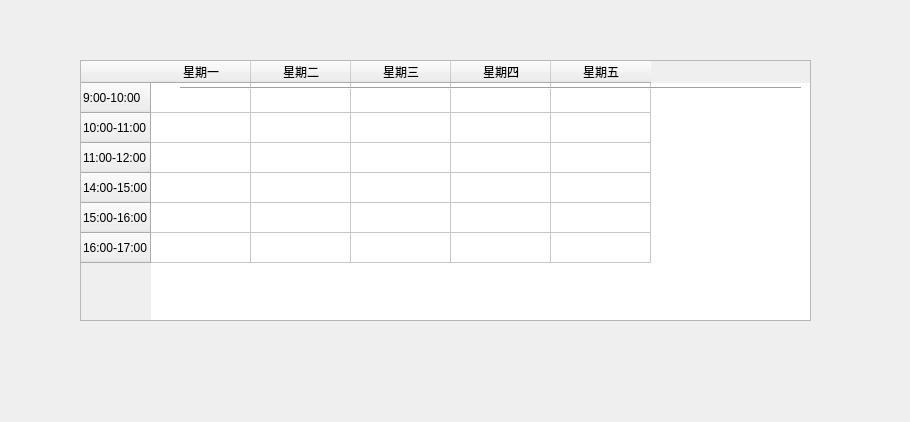
<?xml version="1.0" encoding="UTF-8"?>
<ui version="4.0">
 <class>worktime</class>
 <widget class="QDialog" name="worktime">
  <property name="geometry">
   <rect>
    <x>0</x>
    <y>0</y>
    <width>910</width>
    <height>422</height>
   </rect>
  </property>
  <property name="windowTitle">
   <string>Dialog</string>
  </property>
  <widget class="QTableWidget" name="tableWidget">
   <property name="geometry">
    <rect>
     <x>80</x>
     <y>60</y>
     <width>731</width>
     <height>261</height>
    </rect>
   </property>
   <row>
    <property name="text">
     <string>9:00-10:00</string>
    </property>
   </row>
   <row>
    <property name="text">
     <string>10:00-11:00</string>
    </property>
   </row>
   <row>
    <property name="text">
     <string>11:00-12:00</string>
    </property>
   </row>
   <row>
    <property name="text">
     <string>14:00-15:00</string>
    </property>
   </row>
   <row>
    <property name="text">
     <string>15:00-16:00</string>
    </property>
   </row>
   <row>
    <property name="text">
     <string>16:00-17:00</string>
    </property>
   </row>
   <column>
    <property name="text">
     <string>星期一</string>
    </property>
   </column>
   <column>
    <property name="text">
     <string>星期二</string>
    </property>
   </column>
   <column>
    <property name="text">
     <string>星期三</string>
    </property>
   </column>
   <column>
    <property name="text">
     <string>星期四</string>
    </property>
   </column>
   <column>
    <property name="text">
     <string>星期五</string>
    </property>
   </column>
  </widget>
  <widget class="Line" name="line">
   <property name="geometry">
    <rect>
     <x>180</x>
     <y>80</y>
     <width>621</width>
     <height>16</height>
    </rect>
   </property>
   <property name="orientation">
    <enum>Qt::Horizontal</enum>
   </property>
  </widget>
 </widget>
 <resources/>
 <connections/>
</ui>
